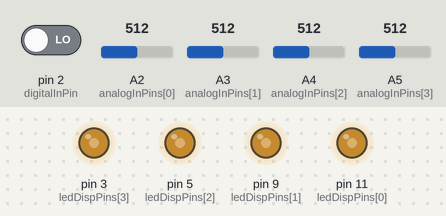
Recording of a sketch running on a simulated Arduino Uno, built with avr-gcc and run on an emulated ATmega328P. Shown: output pins drawn as LEDs (lit = HIGH). Inputs (shaded band) come from the test bench; at power-on: A2 (analogInPins[0]) = 512, A3 (analogInPins[1]) = 512, A4 (analogInPins[2]) = 512, A5 (analogInPins[3]) = 512, pin 2 (digitalInPin) LOW.

Above: at 1.2 s.
1.3 s: A2 (analogInPins[0]) set to 716
At 2.5 s:
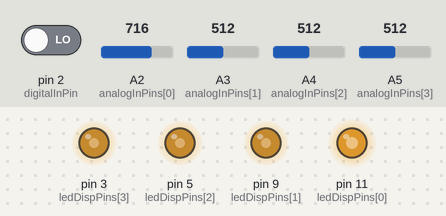
2.8 s: A3 (analogInPins[1]) set to 716
At 3.9 s:
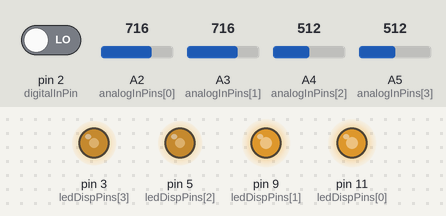
4.3 s: A4 (analogInPins[2]) set to 716
At 4.8 s:
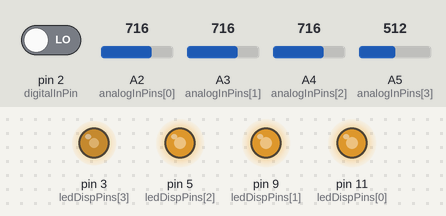
5.8 s: A5 (analogInPins[3]) set to 716
At 6.2 s:
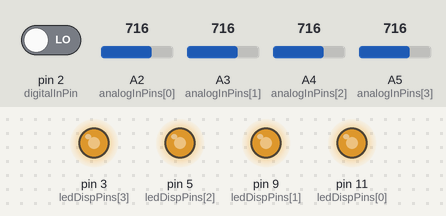
7.3 s: A2 (analogInPins[0]) set to 992
At 8.2 s:
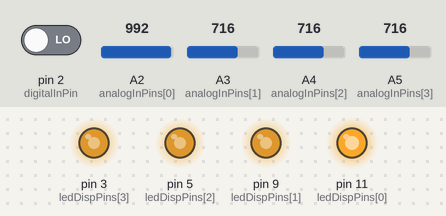
8.8 s: pin 2 (digitalInPin) driven HIGH
At 9.6 s:
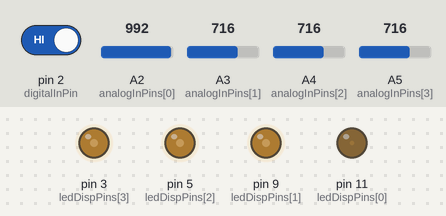
Timing chart, 0 to 11.3 s (numbered marks = the images above; inputs shaded):
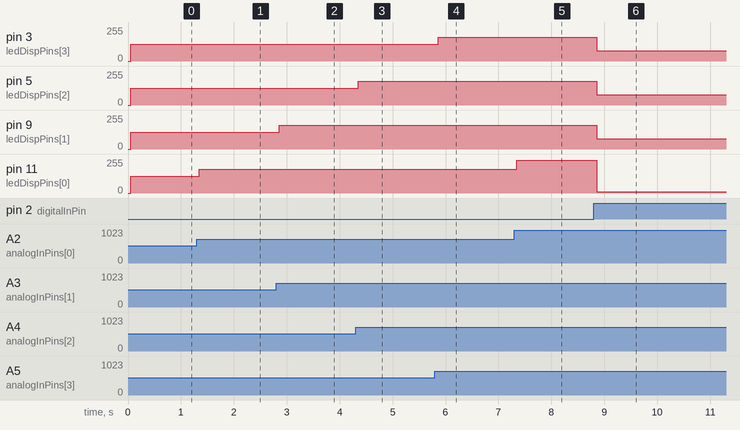

Measured:
- after the input at 1.3 s, pin 11 (ledDispPins[0]): 127/255 → 178/255 after 0.05 s
- after the input at 2.8 s, pin 9 (ledDispPins[1]): 127/255 → 178/255 after 0.06 s
- after the input at 4.3 s, pin 5 (ledDispPins[2]): 127/255 → 178/255 after 0.05 s
- after the input at 5.8 s, pin 3 (ledDispPins[3]): 127/255 → 178/255 after 0.06 s
- after the input at 7.3 s, pin 11 (ledDispPins[0]): 178/255 → 247/255 after 0.05 s
- after the input at 8.8 s, pin 3 (ledDispPins[3]), pin 5 (ledDispPins[2]), pin 9 (ledDispPins[1]): 178/255 → 77/255 after 0.06 s; pin 11 (ledDispPins[0]): 247/255 → 8/255 after 0.06 s

The sketch:

Blink_2.ino
```cpp
//pins to recieve input from the photosensors
int analogInPins[] = {A2,A3,A4,A5};
//pin to recieve input from the switch
int digitalInPin = 2;
//pins for sending output to the LEDs
int ledDispPins[] = {11,9,5,3};

//output storage
int nextOut1[] = {0,0,0,0};
int nextOut2[] = {0,0,0,0};
int nextOut3[] = {0,0,0,0};
int currOut[] = {0,0,0,0};

//runs once and sets up the program
void setup() {
  // sets up pins
  pinMode(digitalInPin,INPUT);
  for(int i = 0; i < 4; i++){
    pinMode(ledDispPins[i],OUTPUT);
  }

  //initialize serial communication
  Serial.begin(9600);
}

//runs the loop code, this method is called repeatedy until the program is stopped
void loop() {
  //read the input(s)
  int switchState = digitalRead(digitalInPin);

  //output processing
  int tempInVal = 0;
  for(int i = 0; i < 4; i++){
    currOut[i] = nextOut3[i];
    nextOut3[i] = nextOut2[i];
    nextOut2[i] = nextOut1[i];

    tempInVal = analogRead(analogInPins[i]);
    nextOut1[i] = map(tempInVal, 0, 1023, 0, 255);
    if (switchState == 1)
    {
      nextOut1[i] = 255 - nextOut1[i];
    }
    analogWrite(ledDispPins[i],currOut[i]);
  }

  //Add a short delay
  delay(15);
}
```
